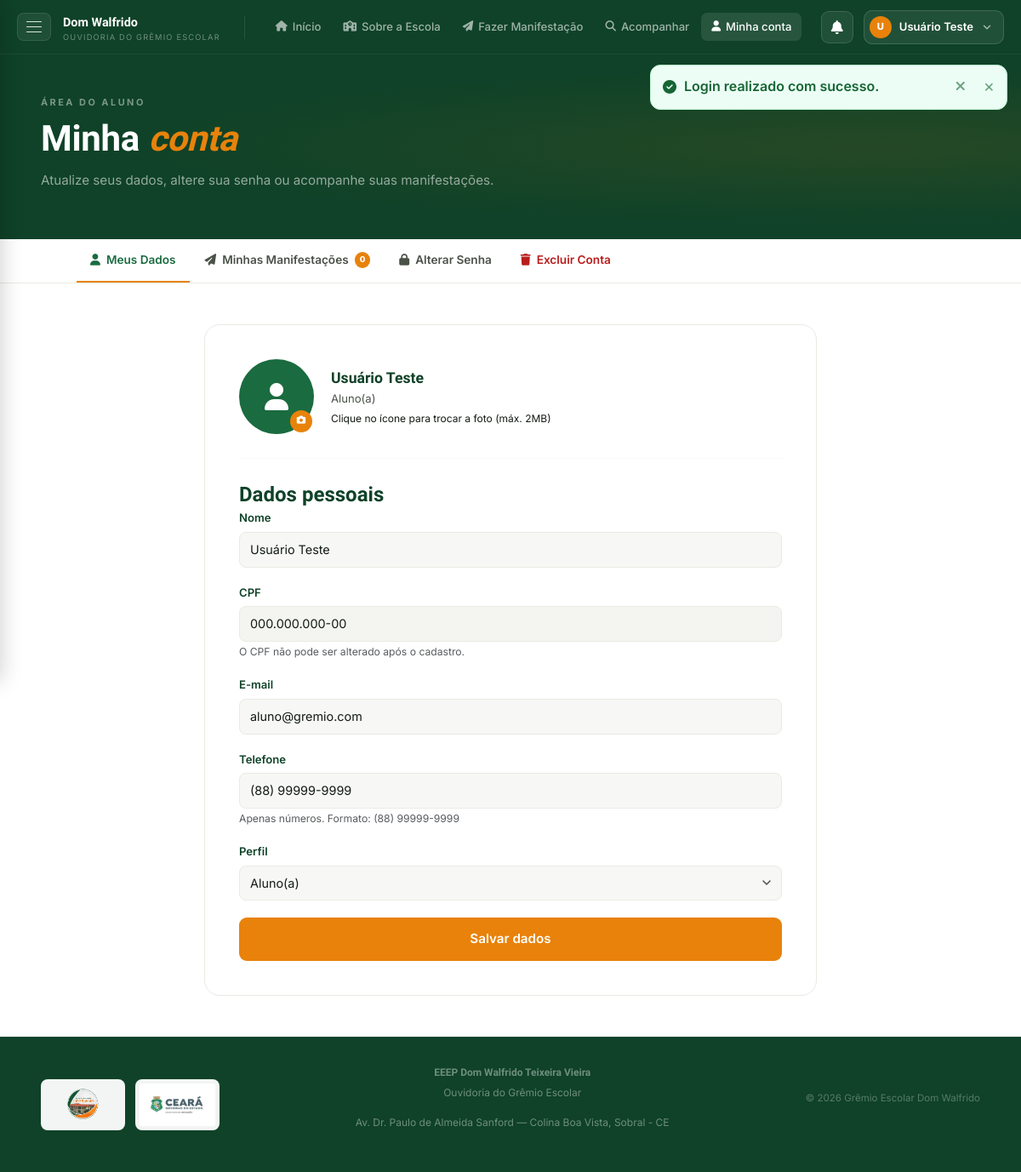
The page /app/painel/minha_conta.php (signed in) on the database its author committed.
### tables this page shows
CREATE TABLE `tbusuarios` (
  `IDusu`       INT UNSIGNED  NOT NULL AUTO_INCREMENT,
  `nome`        VARCHAR(80)   NOT NULL,
  `cpf`         VARCHAR(14)   NOT NULL,
  `perfil`      VARCHAR(40)   DEFAULT NULL,
  `serie`       VARCHAR(20)   DEFAULT NULL,
  `curso`       VARCHAR(60)   DEFAULT NULL,
  `matricula`   VARCHAR(40)   DEFAULT NULL,
  `email`       VARCHAR(180)  NOT NULL UNIQUE,
  `telefone`    VARCHAR(20)   DEFAULT NULL,
  `senha`       VARCHAR(255)  NOT NULL,
  `foto_perfil` VARCHAR(255)  DEFAULT NULL,
  PRIMARY KEY (`IDusu`),
  UNIQUE KEY `uk_tbusuarios_cpf` (`cpf`)
);

### config/functions.php (called while the page is built, shortened)
<?php
function e(string $value): string
{
    return htmlspecialchars($value, ENT_QUOTES, 'UTF-8');
}
function flash(?string $type = null, ?string $message = null): ?array
{
    $flash = $_SESSION['flash'];
    return $flash;
}
function usuarioLogado(): bool
{
    return isset($_SESSION['usuario']) && !empty($_SESSION['usuario']['id']);
}
function administradorLogado(): bool
{
    return isset($_SESSION['admin']) && !empty($_SESSION['admin']['id']);
}
function topoAtivo(string $arquivoAtual, string $arquivoLink): string
{
    return basename($arquivoAtual) === $arquivoLink ? 'active' : '';
}
function formatarCPF(string $cpf): string
{
    $cpf = preg_replace('/\D/', '', $cpf);
    return substr($cpf, 0, 3) . '.' . substr($cpf, 3, 3) . '.' . substr($cpf, 6, 3) . '-' . substr($cpf, 9, 2);
}

### app/painel/minha_conta.php (the view, shortened to what this page needs)
<?php
$pdo = conectarPDO();
$idUsuario = (int) $_SESSION['usuario']['id'];
$stmt = $pdo->prepare('SELECT IDusu, nome, cpf, perfil, email, telefone, foto_perfil, senha FROM tbusuarios WHERE IDusu = :id LIMIT 1');
$stmt->execute([':id' => $idUsuario]);
$usuario = $stmt->fetch();
$stmtManif = $pdo->prepare('
    SELECT m.*, t.descricao AS tipo_descricao
    FROM tbmanifest m
    INNER JOIN tipos t ON t.IDtipo = m.IDtipo
    WHERE m.IDusu = :id
    ORDER BY m.criado_em DESC
');
$stmtManif->execute([':id' => $idUsuario]);
$minhasManifestacoes = $stmtManif->fetchAll();
require_once __DIR__ . '/../../includes/header.php';
?>
<div class="page-header">
  <div class="page-header-inner">
    <span class="section-label">ÁREA DO ALUNO</span>
    <h1>Minha <em>conta</em></h1>
    <p>Atualize seus dados, altere sua senha ou acompanhe suas manifestações.</p>
  </div>
</div>
<div class="conta-tabs-wrap">
  <div class="conta-tabs">
    <button class="conta-tab active" data-panel="dados"><i class="fa-solid fa-user"></i> Meus Dados</button>
    <button class="conta-tab" data-panel="manifestacoes"><i class="fa-solid fa-paper-plane"></i> Minhas Manifestações <span class="conta-badge"><?= count($minhasManifestacoes) ?></span></button>
    <button class="conta-tab" data-panel="senha"><i class="fa-solid fa-lock"></i> Alterar Senha</button>
    <button class="conta-tab conta-tab-danger" data-panel="excluir"><i class="fa-solid fa-trash"></i> Excluir Conta</button>
  </div>
</div>
<section class="form-section">
  <div class="conta-panel active" id="painel-dados">
    <div class="form-card">
      <div class="perfil-foto-wrap">
        <div class="perfil-foto-container">
          <?php
            $fotoNome = $usuario['foto_perfil'] ?? '';
            $fotoNome = basename($fotoNome);
            $fotoUrl  = !empty($fotoNome) ? BASE_URL . 'storage/fotos/' . $fotoNome : '';
            $fotoExiste = !empty($fotoNome) && file_exists(__DIR__ . '/../../storage/fotos/' . $fotoNome);
          ?>
          <?php if ($fotoExiste): ?>
            <img src="<?= e($fotoUrl) ?>" alt="Foto de perfil" class="perfil-foto-img" id="fotoPreview">
          <?php else: ?>
            <div class="perfil-foto-placeholder" id="fotoPlaceholder">
              <i class="fa-solid fa-user"></i>
            </div>
          <?php endif; ?>
          <label for="fotoInput" class="perfil-foto-edit" title="Alterar foto">
            <i class="fa-solid fa-camera"></i>
          </label>
        </div>
        <div class="perfil-foto-info">
          <div class="perfil-nome"><?= e($usuario['nome'] ?? '') ?></div>
          <div class="perfil-perfil"><?= e($usuario['perfil'] ?? 'Usuário') ?></div>
          <div style="font-size:0.75rem;color:var(--texto-suave);margin-top:4px;">Clique no ícone para trocar a foto (máx. 2MB)</div>
        </div>
      </div>
      <hr style="margin:28px 0;border:none;border-top:1px solid #e5e7eb;">
      <h2 class="auth-title">Dados pessoais</h2>
      <form method="post" id="formMinhaContaDados" autocomplete="off">
        <div class="form-group">
          <label for="mcNome">Nome</label>
          <input type="text" id="mcNome" name="nome" class="form-control" value="<?= e($usuario['nome'] ?? '') ?>" maxlength="80">
        </div>
        <div class="form-group">
          <label>CPF</label>
          <input type="text" class="form-control" value="<?= e(formatarCPF($usuario['cpf'] ?? '')) ?>" readonly disabled style="background:var(--color-background-secondary,#f4f5f0);cursor:not-allowed;">
          <div class="form-text text-muted">O CPF não pode ser alterado após o cadastro.</div>
        </div>
        <div class="form-group">
          <label for="mcEmail">E-mail</label>
          <input type="email" id="mcEmail" name="email" class="form-control" value="<?= e($usuario['email'] ?? '') ?>">
        </div>
        <div class="form-group">
          <label for="mcTelefone">Telefone</label>
          <input type="tel" id="mcTelefone" name="telefone" class="form-control" value="<?= e($usuario['telefone'] ?? '') ?>" placeholder="(88) 99999-9999" inputmode="numeric" maxlength="15" autocomplete="tel">
          <div class="form-text text-muted">Apenas números. Formato: (88) 99999-9999</div>
        </div>
        <div class="form-group">
          <label for="mcPerfil">Perfil</label>
          <select id="mcPerfil" name="perfil" class="form-control">
            <?php foreach (['Aluno(a)', 'Responsável', 'Professor(a)', 'Servidor(a)'] as $perfil): ?>
              <option value="<?= e($perfil) ?>" <?= ($usuario['perfil'] ?? '') === $perfil ? 'selected' : '' ?>><?= e($perfil) ?></option>
            <?php endforeach; ?>
          </select>
        </div>
        <button type="submit" class="btn-submit">Salvar dados</button>
      </form>
    </div>
  </div>
</section>
<?php require_once __DIR__ . '/../../includes/footer.php'; ?>

### includes/header.php (shortened to what this page needs)
<?php
$paginaAtual = basename($_SERVER['PHP_SELF']);
$flashData   = flash();
$_base = BASE_URL;
$_cssHref = $_base . 'assets/css/style.css?v=2.0.2';
?>
<!DOCTYPE html>
<html lang="pt-BR">
<head>
  <link rel="stylesheet" href="https://cdnjs.cloudflare.com/ajax/libs/bootstrap/5.3.3/css/bootstrap.min.css">
  <link rel="stylesheet" href="https://cdnjs.cloudflare.com/ajax/libs/font-awesome/6.5.2/css/all.min.css">
  <link rel="stylesheet" href="<?= $_cssHref ?>">
</head>
<body>
<header class="topbar">
  <button class="topbar-hamburger" id="hamburgerBtn" aria-label="Menu"><span></span><span></span><span></span></button>
  <a href="<?= $_base ?>index.php" class="topbar-brand">
    <div><span class="topbar-brand-name">Dom Walfrido</span><span class="topbar-brand-sub">Ouvidoria do Grêmio Escolar</span></div>
  </a>
  <nav class="topbar-nav">
    <a href="<?= $_base ?>index.php"        class="topbar-link <?= topoAtivo($paginaAtual,'index.php') ?>"><i class="fa-solid fa-house"></i> Início</a>
    <?php if (!administradorLogado()): ?>
    <a href="<?= $_base ?>app/sobre.php"        class="topbar-link <?= topoAtivo($paginaAtual,'sobre.php') ?>"><i class="fa-solid fa-school"></i> Sobre a Escola</a>
    <a href="<?= $_base ?>app/manifestacao.php" class="topbar-link <?= topoAtivo($paginaAtual,'manifestacao.php') ?>"><i class="fa-solid fa-paper-plane"></i> Fazer Manifestação</a>
    <a href="<?= $_base ?>app/acompanhar.php"   class="topbar-link <?= topoAtivo($paginaAtual,'acompanhar.php') ?>"><i class="fa-solid fa-magnifying-glass"></i> Acompanhar</a>
    <?php endif; ?>
    <?php if (usuarioLogado()): ?>
      <a href="<?= $_base ?>app/painel/minha_conta.php" class="topbar-link <?= topoAtivo($paginaAtual,'minha_conta.php') ?>"><i class="fa-solid fa-user"></i> Minha conta</a>
    <?php elseif (!administradorLogado()): ?>
      <a href="<?= $_base ?>app/auth/login.php" class="topbar-link <?= topoAtivo($paginaAtual,'login.php') ?>"><i class="fa-solid fa-right-to-bracket"></i> Login</a>
    <?php endif; ?>
  </nav>
  <div class="topbar-actions">
    <?php if (administradorLogado() || usuarioLogado()): ?>
      <div class="notif-bell-wrap dropdown">
        <button class="notif-bell btn p-0" id="notifDropdown" data-bs-toggle="dropdown" data-notif-url="<?= $_base ?>app/notificacoes.php" aria-expanded="false"
                data-coluna="<?= administradorLogado() ? 'IDadm' : 'IDusu' ?>"
                data-id="<?= administradorLogado() ? (int)$_SESSION['admin']['id'] : (int)$_SESSION['usuario']['id'] ?>">
          <i class="fa-solid fa-bell"></i>
        </button>
      </div>
    <?php endif; ?>
    <?php if (administradorLogado()):
      $_m3_nome     = e($_SESSION['admin']['nome']);
      $_m3_inicial  = mb_strtoupper(mb_substr($_SESSION['admin']['nome'], 0, 1));
      $_m3_role     = 'Administrador';
      $_m3_is_admin = true;
    elseif (usuarioLogado()):
      $_m3_nome     = e($_SESSION['usuario']['nome']);
      $_m3_inicial  = mb_strtoupper(mb_substr($_SESSION['usuario']['nome'], 0, 1));
    endif; ?>
    <?php if (administradorLogado() || usuarioLogado()): ?>
    <div class="m3-user-trigger-wrap" id="m3UserWrap">
      <button class="m3-user-trigger" id="m3UserTrigger" aria-haspopup="true" aria-expanded="false" aria-controls="m3DropPanel">
        <div class="m3-ripple-surface"><div class="m3-ripple-circle" id="m3TriggerRipple"></div></div>
        <span class="m3-avatar"><?= $_m3_inicial ?></span>
        <span class="m3-trigger-name"><?= $_m3_nome ?></span>
        <svg class="m3-trigger-chevron" viewBox="0 0 24 24" fill="none" stroke="currentColor" stroke-width="2.5" stroke-linecap="round" stroke-linejoin="round">
          <polyline points="6 9 12 15 18 9"/>
        </svg>
      </button>
    </div>
    <?php endif; ?>
  </div>
</header>
<main class="main-content">
<?php if ($flashData): ?>
  <div class="flash-wrap" id="flashWrap">
    <div class="flash-msg flash-<?= e($flashData['type']) ?>" id="flashMsg" role="alert" aria-live="assertive">
      <i class="fa-solid <?= $flashData['type'] === 'sucesso' ? 'fa-circle-check' : 'fa-circle-xmark' ?>" style="flex-shrink:0;margin-top:1px;"></i>
      <span style="flex:1;"><?= e($flashData['message']) ?></span>
      <button id="flashClose" aria-label="Fechar" style="background:none;border:none;cursor:pointer;padding:0 0 0 8px;opacity:.6;line-height:1;font-size:1rem;color:inherit;" onclick="fecharFlash()">
        <i class="fa-solid fa-xmark"></i>
      </button>
    </div>
  </div>
<?php endif; ?>

### includes/footer.php (shortened to what this page needs)
  <footer class="main-footer">
    <div class="footer-logos">
      <img src="<?= $_base ?>assets/images/logo-escola.png" alt="EEEP Dom Walfrido" onerror="this.style.display='none'">
      <img src="<?= $_base ?>assets/images/logo-ceara.png" alt="Governo do Ceará" onerror="this.style.display='none'">
    </div>
    <div class="footer-center">
      <p class="footer-name">EEEP Dom Walfrido Teixeira Vieira</p>
      <p>Ouvidoria do Grêmio Escolar</p>
      <p>Av. Dr. Paulo de Almeida Sanford — Colina Boa Vista, Sobral - CE</p>
    </div>
    <div class="footer-right"><p>© 2026 Grêmio Escolar Dom Walfrido</p></div>
  </footer>
</main>
</body>
</html>

### includes/header.php (style rules this page uses)
#flashMsg { position:relative; overflow:hidden; }

### rows shown on the page
tbusuarios: nome "Usuário Teste", perfil "Aluno(a)", cpf "000.000.000-00", email "aluno@gremio.com", telefone "(88) 99999-9999"

### other values the page prints
$_m3_inicial "U"
$_m3_nome "Usuário Teste"
$flashData['message'] "Login realizado com sucesso."
count($minhasManifestacoes) "0"
form field perfil "Aluno(a)"
